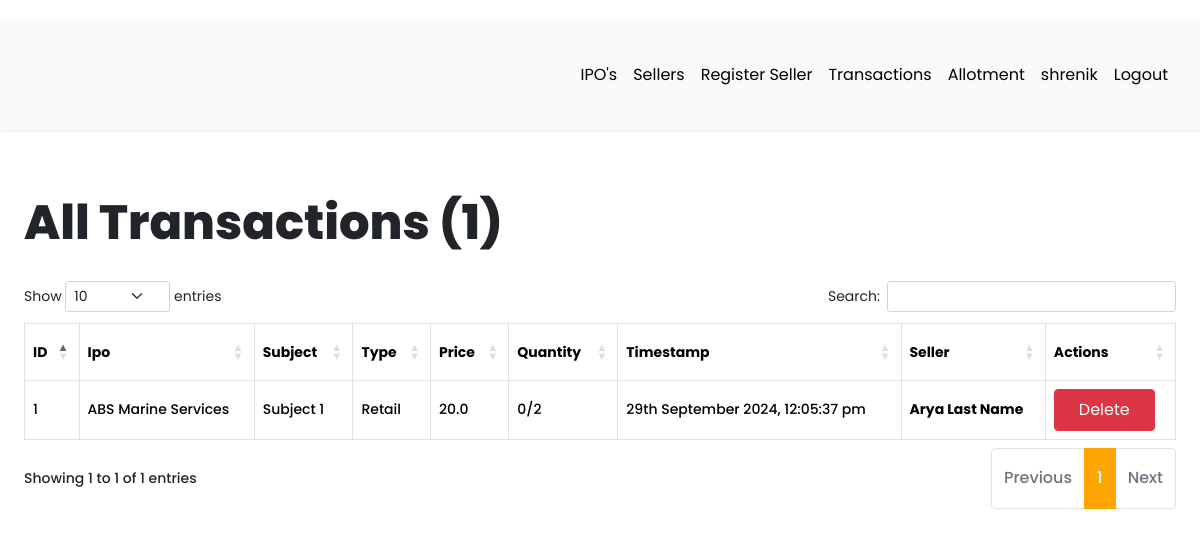
/all-transactions?seller_id=4 (signed in), run on an earlier commit of the app's database.
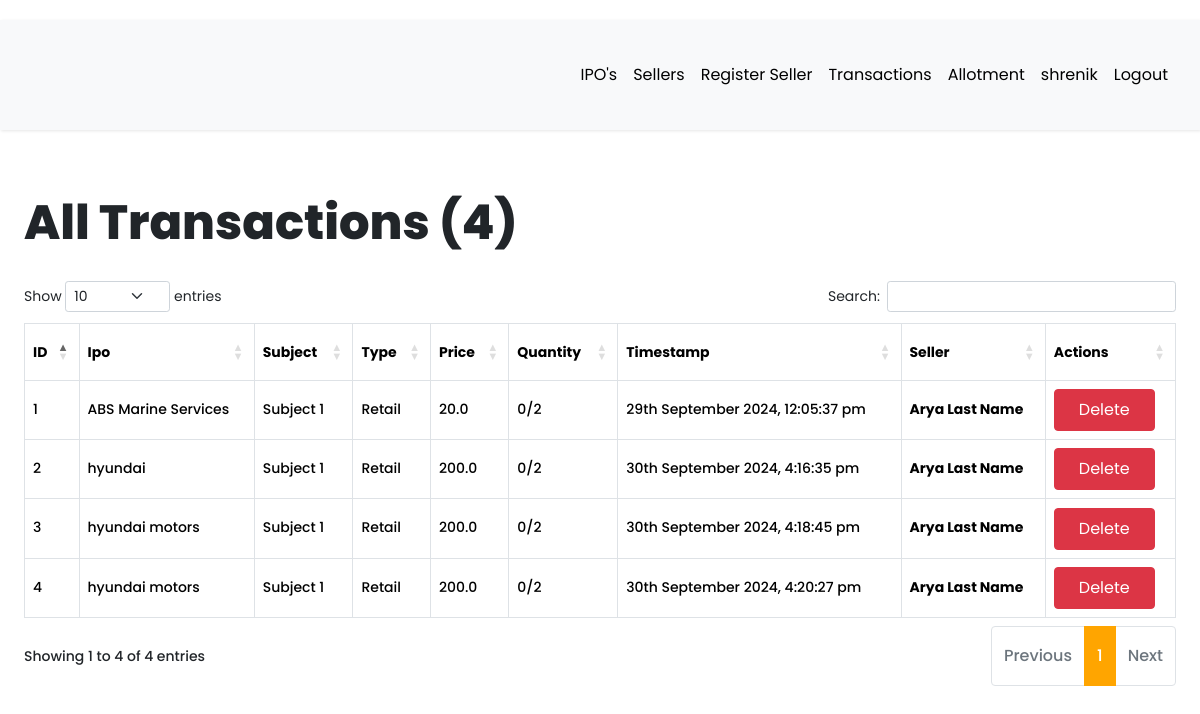
And on a later commit of the database.
### app/models.py (models this page shows, shortened)
class Transaction(db.Model):
    __tablename__ = "transactions"
    id = db.Column(db.Integer, primary_key=True)
    timestamp = db.Column(db.DateTime, default=datetime.utcnow, nullable=False)
    settled = db.Column(db.Boolean, default=False)
    product_id = db.Column(db.Integer, db.ForeignKey('ipos.id', name='fk_transaction_product_id'), nullable=False)
    product = db.relationship('IPO',  backref=db.backref("transactions", cascade="all, delete-orphan"), foreign_keys=[product_id], passive_deletes=True)
    details_id = db.Column(db.Integer, db.ForeignKey('details.id', name='fk_transaction_details_id'), nullable=False)
    details = db.relationship('Details',  backref=db.backref("transactions", cascade="all, delete-orphan"), foreign_keys=[details_id], passive_deletes=True)
    seller_id = db.Column(db.Integer, db.ForeignKey("seller.id", ondelete="CASCADE", name="fk_transaction_seller_id"), nullable=False)
    seller = db.relationship("Seller", backref=db.backref("transactions", cascade="all, delete-orphan"), foreign_keys=[seller_id], passive_deletes=True)
    buyer_id = db.Column(db.Integer, db.ForeignKey("buyer.id", ondelete="CASCADE", name="fk_transaction_buyer_id"), nullable=False)
    buyer = db.relationship("Buyer",  backref=db.backref("transactions", cascade="all, delete-orphan"), foreign_keys=[buyer_id], passive_deletes=True)

class IPO(db.Model):
    __tablename__ = 'ipos'
    id = db.Column(db.Integer, primary_key=True)
    name = db.Column(db.String(255), nullable=False, unique=True, name='uq_ipo_name')
    price = db.Column(db.String(255), nullable=True)
    issue_size = db.Column(db.String(255), nullable=True)
    lot_size = db.Column(db.String(255), nullable=True)
    open_date = db.Column(db.DateTime, nullable=True)
    close_date = db.Column(db.DateTime, nullable=True)
    listing_date = db.Column(db.DateTime, nullable=True)
    listing_at = db.Column(db.String(255), nullable=True)
    status = db.Column(db.String(255), nullable=True)

class Details(db.Model):
    __tablename__ = "details"
    id = db.Column(db.Integer, primary_key=True)
    product_id = db.Column(db.Integer, db.ForeignKey("ipos.id", ondelete="CASCADE", name="fk_details_product_id"), nullable=False)
    subject = db.Column(db.String(10), nullable=False)
    formtype = db.Column(db.String(8), nullable=False)
    price = db.Column(db.Float, nullable=False)
    quantity = db.Column(db.Integer, nullable=False)
    extra_details = db.Column(db.String(25), nullable=True)
    timestamp = db.Column(db.DateTime, default=datetime.utcnow, nullable=False)
    seller_id = db.Column(db.Integer, db.ForeignKey("seller.id", ondelete="CASCADE", name="fk_details_seller_id"), nullable=False)
    seller = db.relationship("Seller", backref=db.backref("details", cascade="all, delete-orphan"), foreign_keys=[seller_id], passive_deletes=True)
    ipo = db.relationship("IPO", backref=db.backref("details", cascade="all, delete-orphan"), foreign_keys=[product_id], passive_deletes=True)

class User(db.Model, UserMixin):
    __tablename__ = "user"
    id = db.Column(db.Integer, primary_key=True)
    first_name = db.Column(db.String(64), index=True, default="First Name", nullable=False)
    last_name = db.Column(db.String(64), index=True, nullable=True)
    username = db.Column(db.String(64), index=True, unique=True, nullable=False)
    email = db.Column(db.String(128), index=True, nullable=False)
    password_hash = db.Column(db.String(128))
    confirm_password = db.Column(db.String(128))
    phone_number = db.Column(db.String(20), nullable=False, unique = True)
    verification_phone = db.Column(db.String(20))
    active = db.Column(db.Boolean, nullable=False, default=True)
    delete_account = db.Column(db.Boolean, default=False)
    registered_at = db.Column(db.DateTime, default=datetime.utcnow, nullable=False)
    emails = db.relationship("Email", backref="author", lazy="dynamic")
    type = db.Column(db.String(64))
    __mapper_args__ = {"polymorphic_identity": "user", "polymorphic_on": "type"}
    @property
    def is_active(self):
        return self.active

### app/routes.py (the view)
@app.route("/all-transactions")
@login_required
def all_transaction():
        if session.get("temp_details") is not None:
            session.pop("temp_details", None)
        if current_user.type == "seller":
            transactions = Transaction.query.filter_by(seller_id=current_user.id).all()
            for transaction in transactions:
                transaction.items_processed = count_pan(transaction.id)
            all_transactions = len(transactions)
            return render_template(
                "transaction/all_transactions.html",
                title="All Transactions",
                transactions=transactions,
                all_transactions=all_transactions,
            )
        elif current_user.type == "buyer" or current_user.type == "admin":
            seller_id = request.args.get("seller_id", type=int)
            seller = Seller.query.filter_by(id=seller_id).first_or_404()
            transactions = Transaction.query.filter_by(seller_id=seller.id).all()
            for transaction in transactions:
                transaction.items_processed = count_pan(transaction.id)
            all_transactions = len(transactions)
            return render_template(
                "transaction/all_transactions.html",
                title="All Transactions",
                transactions=transactions,
                all_transactions=all_transactions,
            )
        else:
            return flash_message()

### app/models.py (called while the page is built)
@login.user_loader
def load_user(id):
    return User.query.get(int(id))

### app/routes.py (called while the page is built)
def count_pan(transaction_id):
    count = TransactionPan.query.filter_by(transaction_id=transaction_id).count()
    return count

### app/templates/transaction/all_transactions.html (shortened to what this page needs)
{% extends 'base.html' %}
{% block current_user_content %}
<div class="container-fluid content">
    <div class="row">
        <div class="col-md-12">
            <h1 class="mt-4 mb-4">{{ title }} ({{ all_transactions }})</h1>
        </div>
    </div>
    <div class="row transactions">
        <div class="col-md-12">
            <div class="table-responsive">
                <table id="data" class="table table-hover table-bordered">
                    <thead>
                        <tr>
                            <th>ID</th>
                            <th>Ipo</th>
                            <th>Subject</th>
                            <th>Type</th>
                            <th>Price</th>
                            <th>Quantity</th>
                            <th>Timestamp</th>
                            {% if current_user.type == "buyer"%}
                            <th>Seller</th>
                            {% endif %}
                            <th>Actions</th>
                        </tr>
                    </thead>
                    <tbody>
                        {% for transaction in transactions %}
                        <tr>
                            <td>{{ loop.index }}</td>
                            {% if current_user.type == "seller" %}
                            <td> <a
                                    href="{{ url_for('transaction_details', transaction_id=transaction.id,product_id = transaction.product.id) }}">
                                    {{ transaction.product.name }}</a></td>
                            {% elif current_user.type == "admin" or current_user.type == "buyer" %}
                            <td> {{ transaction.product.name }} </td>
                            {% endif %}
                            <td>{{ transaction.details.subject }}</td>
                            <td>{{ transaction.details.formtype }}</td>
                            <td>{{ transaction.details.price }}</td>
                            {% if current_user.type == "admin" or current_user.type == "buyer" %}
                            <td> {{ transaction.items_processed }}/{{ transaction.details.quantity }}</td>
                            {%else%}
                            <td> {{ transaction.items_processed }}/<a
                                    href="{{ url_for('available_pans',transaction_id = transaction.id ) }}"
                                    data-bs-toggle="tooltip" data-bs-placement="right"
                                    data-bs-title="You have submitted {{transaction.items_processed}} ">{{
                                    transaction.details.quantity }}</a></td>
                            {% endif %}
                            <td>{{ moment(transaction.timestamp).format('Do MMMM YYYY, h:mm:ss a') }}</td>
                            {% if current_user.type == "buyer" or current_user.type == "admin" %}
                            <th> {{ transaction.seller.first_name.title() }} {{ transaction.seller.last_name.title() }}
                            </th>
                            <td>
                                <a href="{{ url_for('delete_transaction', id=transaction.id) }}"
                                    class="btn btn-danger">Delete</a>
                            </td>
                            {% endif %}
                        </tr>
                        {% endfor %}
                    </tbody>
                </table>
            </div>
        </div>
    </div>
</div>
{% endblock %}

What changed in the data, as far as the page shows it:
added Transaction: timestamp "30th September 2024, 4:16:35 pm"
added Transaction: timestamp "30th September 2024, 4:18:45 pm"
added Transaction: timestamp "30th September 2024, 4:20:27 pm"
Also different on the page:
{{ all_transactions }}: "1" → "4"
text written by a page script: "Show entries Search: Showing 1 to 1 of 1 entries Previous 1 Next" → "Show entries Search: Showing 1 to 4 of 4 entries Previous 1 Next"
